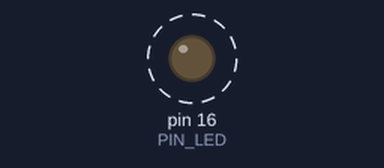
Simulated run of this sketch. Board: Arduino Uno, built with avr-gcc and run on an emulated ATmega328P. Shown: output pins drawn as LEDs (lit = HIGH). Dashed ring = blinking.

Above: at 0.5 s.
Timing chart, 0 to 4.6 s (numbered marks = the images above):
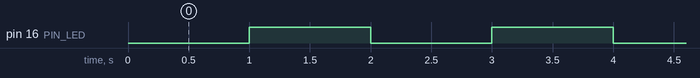

Measured:
- by itself, pin 16 (PIN_LED): alternates HIGH for 1.0 s and LOW for 1.0 s

The sketch:

blink.ino
```cpp
/*
  文件名称：blink.ino
  功能：ESP8266闪灯示例
  作者：www.doit.am
  日期：2017-2
  版本：1.0
*/
#define PIN_LED 16
#define KEY_FLASH 0

void setup() {
	//设置PINLED为输出模式
  	pinMode(PIN_LED, OUTPUT);
  	//初始关闭LED灯
  	digitalWrite(PIN_LED,HIGH);
}
void loop() {
  //开启LED
  digitalWrite(PIN_LED, LOW);
  delay(1000);//等待1s
  //关闭led
  digitalWrite(PIN_LED, HIGH);
  delay(1000);//等待1s
}
```
